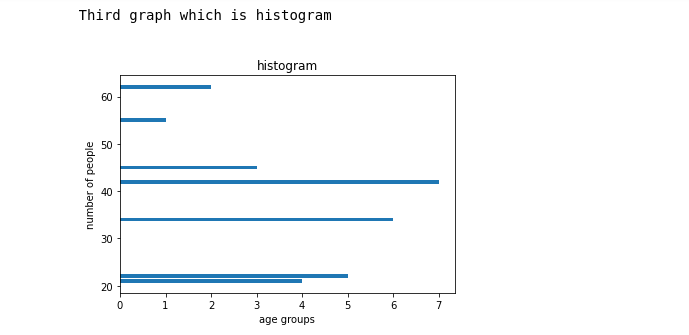

Reproduce this figure in Python.
#create histogram
import matplotlib.pyplot as plt

print("Third graph which is histogram \n")
bins=[22,55,62,45,21,22,34,42]
noofpeople=[0,1,2,3,4,5,6,7]
plt.barh(bins,noofpeople) #is used to print horizontal bar

plt.xlabel('age groups')
plt.ylabel('number of people')
plt.title('histogram')
print(plt.show())
